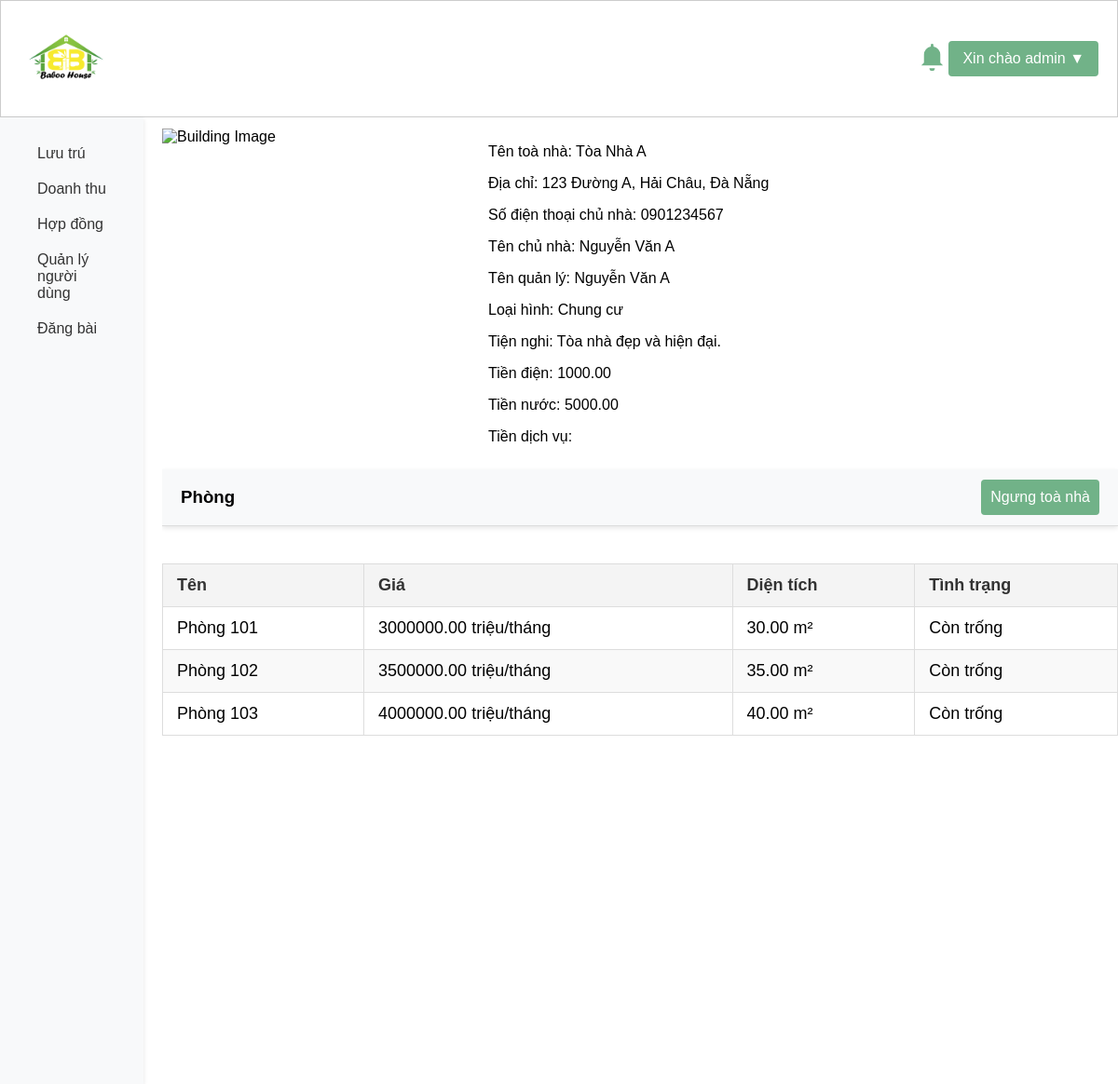
Screenshot of /templates/view_building.php?building_id=1 (signed in) with the database file from the repository.
### tables this page shows
CREATE TABLE `buildings` (
  `building_id` int(11) NOT NULL,
  `user_id` int(11) DEFAULT NULL,
  `name` varchar(255) DEFAULT NULL,
  `street` varchar(255) DEFAULT NULL,
  `district` varchar(255) DEFAULT NULL,
  `city` varchar(255) DEFAULT NULL,
  `rental_price` decimal(10,2) DEFAULT NULL,
  `owner_name` varchar(255) DEFAULT NULL,
  `owner_phone` varchar(50) DEFAULT NULL,
  `building_type` varchar(50) DEFAULT NULL,
  `electricity_price` decimal(10,2) DEFAULT NULL,
  `water_price` decimal(10,2) DEFAULT NULL,
  `service_price` text DEFAULT NULL,
  `description` text DEFAULT NULL,
  `last_modified` datetime DEFAULT NULL,
  `photo_urls` text DEFAULT NULL,
  `approved` tinyint(1) DEFAULT 0
);

CREATE TABLE `users` (
  `user_id` int(11) NOT NULL,
  `name` varchar(255) DEFAULT NULL,
  `address` varchar(255) DEFAULT NULL,
  `hometown` varchar(255) DEFAULT NULL,
  `birthdate` date DEFAULT NULL,
  `phone` varchar(50) DEFAULT NULL,
  `email` varchar(255) DEFAULT NULL,
  `username` varchar(255) DEFAULT NULL,
  `password` varchar(255) DEFAULT NULL,
  `role` varchar(50) DEFAULT NULL,
  `last_access` datetime DEFAULT NULL,
  `photo_urls` text DEFAULT NULL
);

CREATE TABLE `rooms` (
  `room_id` int(11) NOT NULL,
  `building_id` int(11) DEFAULT NULL,
  `room_name` varchar(255) DEFAULT NULL,
  `area` decimal(10,2) DEFAULT NULL,
  `rental_price` decimal(10,2) DEFAULT NULL,
  `room_type` varchar(50) DEFAULT NULL,
  `room_status` varchar(50) DEFAULT NULL,
  `photo_urls` text DEFAULT NULL
);

### admin/getalluser.php (called while the page is built, shortened)
<?php
require '../config/database.php';
function getUsernameById($user_id) {
    global $conn;
    $stmt = $conn->prepare("SELECT name FROM users WHERE user_id = ?");
    $stmt->bind_param("i", $user_id);
    $stmt->execute();
    $result = $stmt->get_result();
    if ($result->num_rows > 0) {
        $row = $result->fetch_assoc();
        return $row['name'];
    }
    return "N/A";
}
?>

### admin/getallroom.php (called while the page is built, shortened)
<?php
require '../config/database.php';
function getAllrooms($building_id) {
    global $conn;
    $sql = "SELECT * FROM rooms WHERE building_id = ?";
    $stmt = $conn->prepare($sql);
    if ($building_id) {
        $stmt->bind_param("i", $building_id);
    }
    $stmt->execute();
    $result = $stmt->get_result();
    return $result;
}
?>

### templates/view_building.php (the view, shortened to what this page needs)
<?php
require '../config/database.php';
require '../admin/getallroom.php';
include '../admin/getalluser.php';
$building_id = $_GET['building_id'];
$sql = "SELECT * FROM buildings WHERE building_id = ?";
$stmt = $conn->prepare($sql);
$stmt->bind_param("i", $building_id);
$stmt->execute();
$result = $stmt->get_result();
$building = $result->fetch_assoc();
$rooms = getAllRooms($building_id);
$building_photo_url = isset($building['photo_urls']) ? getDirectGoogleDriveImage($building['photo_urls']) : 'default_image.jpg';
?>
<!DOCTYPE html>
<html lang="en">
<head>
    <link rel="stylesheet" href="../assets/css/rooms.css">
</head>
<body>
    <?php include '../includes/header.php'; ?>
    <div class="head-container">
        <div class="main-content">
            <div class="building-info-container">
            <img src="<?php echo htmlspecialchars($building_photo_url); ?>" alt="Building Image" class="building-image">
            <div>
                    <p>Tên toà nhà: <?php echo htmlspecialchars($building['name']); ?></p>
                    <p>Địa chỉ: <?php echo htmlspecialchars($building['street']); ?>, <?php echo htmlspecialchars($building['district']); ?>, <?php echo htmlspecialchars($building['city']); ?></p>
                    <p>Số điện thoại chủ nhà: <?php echo htmlspecialchars($building['owner_phone']); ?></p>
                    <p>Tên chủ nhà: <?php echo htmlspecialchars($building['owner_name']); ?></p>
                    <p>Tên quản lý: <?php echo htmlspecialchars(getUsernameById($building['user_id'])); ?></p>
                    <p>Loại hình: <?php echo htmlspecialchars($building['building_type']); ?></p>
                    <p>Tiện nghi: <?php echo htmlspecialchars($building['description']); ?></p>
                    <p>Tiền điện: <?php echo htmlspecialchars($building['electricity_price']); ?></p>
                    <p>Tiền nước: <?php echo htmlspecialchars($building['water_price']); ?></p>
                    <p>Tiền dịch vụ: <?php echo htmlspecialchars($building['service_price']); ?></p>
                </div>
            </div>
            <div class="manage-head">
                <h3>Phòng</h3>
                <?php if (isset($_SESSION['role']) && $_SESSION['role'] == 'admin'): ?>
                    <?php if ($building['approved']): ?>
                        <form action="../admin/approve_room.php" method="POST">
                            <button type="submit" class="create">Ngưng toà nhà</button>
                        </form>
                    <?php endif; ?>
                <?php endif; ?>
            </div>
            <div style="overflow-x: auto; width: 100%;">
                <table>
                    <thead>
                        <tr>
                            <th>Tên</th>
                            <th>Giá</th>
                            <th>Diện tích</th>
                            <th>Tình trạng</th>
                        </tr>
                    </thead>
                    <tbody>
                    <?php if ($rooms->num_rows > 0): ?>
                        <?php foreach ($rooms as $room): ?>
                            <tr onclick="document.getElementById('lightboxview').style.display = 'flex';">
                                <td><?php echo htmlspecialchars($room['room_name']); ?></td>
                                <td><?php echo htmlspecialchars($room['rental_price']); ?> triệu/tháng</td>
                                <td><?php echo htmlspecialchars($room['area']); ?> m&#178;</td>
                                <td><?php echo htmlspecialchars($room['room_status']); ?></td>
                            </tr>
                        <?php endforeach; ?>
                    <?php else: ?>
                        <tr>
                            <td colspan="5">Không tìm thấy phòng</td>
                        </tr>
                    <?php endif; ?>
                    </tbody>
                </table>
            </div>
        </div>
        <?php include '../includes/sidebar.php'; ?>
    </div>
</body>
</html>

### includes/header.php (shortened to what this page needs)
<?php
$hasUnread = false;
?>
<!DOCTYPE html>
<head>
    <link rel="stylesheet" href="../assets/css/style.css">
    <link rel="stylesheet" href="../assets/css/header.css">
    <link rel="stylesheet" href="../assets/css/view_notif.css">
</head>
<body>
<header class="header-container">
    <div class="logo-container">
        <a href="../templates/home.php"><img class="logo-img" src="../Upload/Img/logo.png" alt="Company Logo"></a>
    </div>
    <div class="func-container">
        <div class="notification">
            <a id="notificationBell"><img src="../assets/icons/<?php echo $hasUnread ? 'bell-on.svg' : 'bell.svg'; ?>"></a>
        </div>
        <div class="user-dropdown">
        <?php if (isset($_SESSION['username'])): ?>
            <button aria-haspopup="true" aria-expanded="false" onclick="toggleDropdown()"> Xin chào
                <?php echo htmlspecialchars($_SESSION['username']); ?> <span>&#9660;</span>
            </button>
        <?php endif; ?>
        </div>
    </div>
</header>
</body>

### includes/sidebar.php (shortened to what this page needs)
<div class="sidebar">
    <ul>
        <li class="accordion-item">
            <a href="javascript:void(0)" class="accordion-toggle">Lưu trú</a>
        </li>
        <li class="accordion-item">
            <a href="javascript:void(0)" class="accordion-toggle">Doanh thu</a>
        </li>
        <li><a href="../templates/manage_contract.php">Hợp đồng</a></li>
        <?php if (isset($_SESSION['role']) && in_array($_SESSION['role'],['manager','admin'])): ?>
        <li><a href="../templates/manage_users.php">Quản lý người dùng</a></li>
        <li><a href="../templates/post.php">Đăng bài</a></li>
        <?php endif; ?>
    </ul>
</div>

### assets/css/rooms.css (style rules this page uses)
.building-info-container { display: flex; gap: 50px; margin-bottom: 1%; }
.building-info-container img { width: 300px; height: 300px; }

### assets/css/style.css (style rules this page uses)
* { user-select: none; -webkit-user-drag: none; }
body { width: 100%; height: 100%; margin: 0; overflow: hidden; font-family: Arial, sans-serif; }
input[type="checkbox"], input[type="range"], button { cursor: pointer; }
.sidebar, .right-sidebar { width: 10%; height: 100vh; background-color: #f8f9fa; box-shadow: 0 2px 5px rgba(0, 0, 0, 0.1); padding: 20px; }
.sidebar ul { list-style: none; padding: 0; margin: 0; }
.sidebar ul li a { display: block; padding: 10px 20px; color: #333; text-decoration: none; border-radius: 6px; }
.accordion-item .accordion-toggle { cursor: pointer; }
.func-container { display: flex; align-items: center; justify-content: space-between; }
button[type="submit"] { width: 100%; height: fit-content; padding: 10px; background-color: #71b288; border: none; border-radius: 4px; color: #ffffff; font-size: 16px; cursor: pointer; }
.header-container { display: flex; justify-content: space-between; align-items: center; padding: 10px 20px; background-color: #ffffff; border: 1px solid #cccccc; box-shadow: 0 4px 8px rgba(0, 0, 0, 0.1); color: #333333; }
.logo-container { display: flex; align-items: center; }
.logo-img { height: 100px; width: 100px; }
.user-dropdown { position: relative; }
.user-dropdown button { background-color: #71b288; border: none; color: #ffffff; padding: 10px 15px; border-radius: 4px; cursor: pointer; font-size: 16px; }
a { cursor: pointer; }
.head-container { column-gap: 20px; background-color: #ffffff; width: 100%; display: flex; flex-direction: row-reverse; }
.manage-head { width: auto; display: flex; flex-direction: row; justify-content: space-between; align-items: center; padding: 0px 20px; margin-bottom: 20px; background-color: #f8f9fa; border-bottom: 1px solid #ddd; box-shadow: 0 2px 5px rgba(0, 0, 0, 0.1); }
.main-content { width: 90%; height: 80vh; overflow-y: scroll; margin-top: 1%; }
table { width: 100%; border-collapse: collapse; margin: 20px 0; font-size: 18px; text-align: left; border-collapse: collapse; width: auto; table-layout: auto; }
table th, table td { padding: 12px 15px; border: 1px solid #ddd; }
table th { background-color: #f4f4f4; color: #333; }
table tr:nth-child(even) { background-color: #f9f9f9; }
.create, .delete, .edit { display: inline-block; padding: 10px 20px; font-size: 16px; color: #fff; background-color: #71b288; border: none; border-radius: 5px; cursor: pointer; }
table { border-collapse: collapse; margin: 20px 0; font-size: 18px; text-align: left; border-collapse: collapse; width: 100%; table-layout: auto; }
table tr { cursor: pointer; }

### assets/css/header.css (style rules this page uses)
.notification { position: relative; display: inline-block; }

### rows the page displays
buildings: name "Tòa Nhà A", street "123 Đường A", district "Hải Châu", city "Đà Nẵng", owner_phone "0901234567", owner_name "Nguyễn Văn A", user.name "Nguyễn Văn A", building_type "Chung cư", description "Tòa nhà đẹp và hiện đại.", electricity_price "1000.00", water_price "5000.00"
rooms: room_name "Phòng 101", rental_price "3000000.00", area "30.00", room_status "Còn trống"
rooms: room_name "Phòng 102", rental_price "3500000.00", area "35.00", room_status "Còn trống"
rooms: room_name "Phòng 103", rental_price "4000000.00", area "40.00", room_status "Còn trống"

### other values shown
$_SESSION['username'] "admin"
